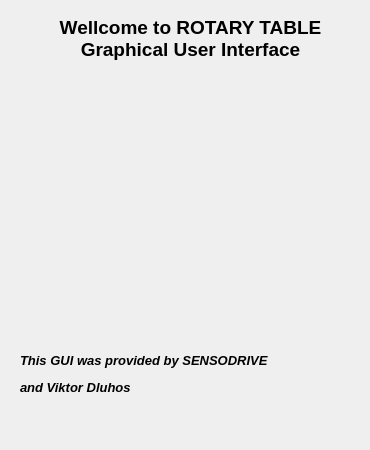
    <widget class="QWidget" name="tab_1">
     <attribute name="title">
      <string>     Info      </string>
     </attribute>
     <widget class="QLabel" name="label_98">
      <property name="geometry">
       <rect>
        <x>20</x>
        <y>10</y>
        <width>341</width>
        <height>431</height>
       </rect>
      </property>
      <property name="text">
       <string>&lt;html&gt;&lt;head/&gt;&lt;body&gt;&lt;p align=&quot;center&quot;&gt;&lt;span style=&quot; font-size:14pt; font-weight:600;&quot;&gt;Wellcome to ROTARY TABLE&lt;br/&gt;Graphical User Interface&lt;/span&gt;&lt;/p&gt;&lt;p&gt;&lt;br/&gt;&lt;/p&gt;&lt;p&gt;&lt;br/&gt;&lt;/p&gt;&lt;p&gt;&lt;br/&gt;&lt;/p&gt;&lt;p&gt;&lt;br/&gt;&lt;/p&gt;&lt;p&gt;&lt;br/&gt;&lt;/p&gt;&lt;p&gt;&lt;br/&gt;&lt;/p&gt;&lt;p&gt;&lt;br/&gt;&lt;/p&gt;&lt;p&gt;&lt;span style=&quot; font-size:10pt; font-weight:600; font-style:italic;&quot;&gt;This GUI was provided by SENSODRIVE &lt;/span&gt;&lt;/p&gt;&lt;p&gt;&lt;span style=&quot; font-size:10pt; font-weight:600; font-style:italic;&quot;&gt;and Viktor Dluhos&lt;/span&gt;&lt;/p&gt;&lt;p&gt;&lt;br/&gt;&lt;/p&gt;&lt;/body&gt;&lt;/html&gt;</string>
      </property>
     </widget>
     <widget class="QLabel" name="label">
      <property name="geometry">
       <rect>
        <x>50</x>
        <y>60</y>
        <width>291</width>
        <height>151</height>
       </rect>
      </property>
      <property name="text">
       <string/>
      </property>
      <property name="pixmap">
       <pixmap>/home/viktordluhos/catkin_ws/src/rotary_table_gui/pictures/IMG_20171006_175133_preview.jpeg</pixmap>
      </property>
      <property name="scaledContents">
       <bool>true</bool>
      </property>
     </widget>
     <widget class="QLabel" name="label_9">
      <property name="geometry">
       <rect>
        <x>90</x>
        <y>220</y>
        <width>191</width>
        <height>151</height>
       </rect>
      </property>
      <property name="text">
       <string/>
      </property>
      <property name="pixmap">
       <pixmap>/home/viktordluhos/catkin_ws/src/rotary_table_gui/pictures/IMG_20171006_175125_preview.jpeg</pixmap>
      </property>
      <property name="scaledContents">
       <bool>true</bool>
      </property>
     </widget>
    </widget>
